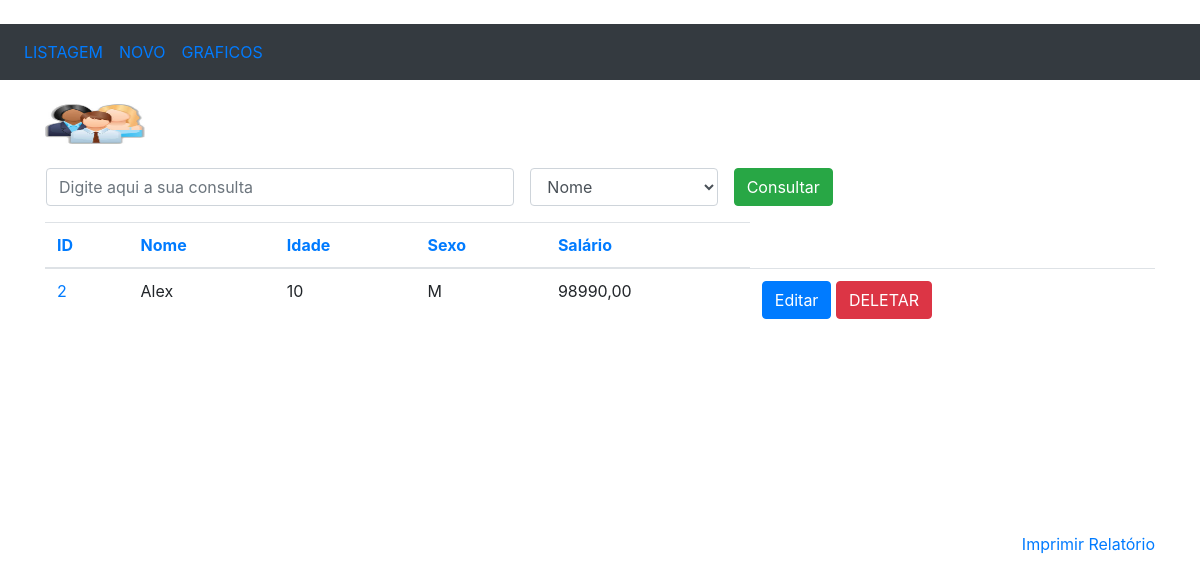
The page /selecao/2/ on the database its author committed.
### funcionarios/models.py (models this page shows, shortened)
class Pessoa(models.Model):
	nome = models.CharField(max_length=100)
	idade = models.IntegerField()
	sexo = models.CharField(max_length=1)
	salario = models.DecimalField(max_digits=7, decimal_places=2)

### funcionarios/views.py (the view)
# urls.py: path('selecao/<int:id>/', selecao),
def selecao(request, id=0):
	pessoa = Pessoa.objects.get(id=id)
	return render(request, 'listagem.html', {'pessoas': [pessoa]})

### funcionarios/templates/listagem.html (shortened to what this page needs)
﻿<!DOCTYPE html>
<html>
<head>
	<link rel="stylesheet" href="https://maxcdn.bootstrapcdn.com/bootstrap/4.3.1/css/bootstrap.min.css">
</head>
<body>
	<nav class="navbar navbar-expand-sm bg-dark">
		<ul class="navbar-nav">
			<li class="nav-item">
				<a class="nav-link" href="/listagem">LISTAGEM</a>
			</li>
			<li class="nav-item">
				<a class="nav-link" href="/insercao">NOVO</a>
			</li>
			<li class="nav-item">
				<a class="nav-link" href="/graficos">GRAFICOS</a>
			</li>
		</ul>
	</nav>
	<br>
	<div class="container">
		{% load static %}
		<img src="{% static 'img/logo.jpg' %}" style="width: 100px; height: 40px;">
		<br><br>
		<form action="/consulta/" method="POST" name="frm_consulta" class="ml-3">
			<div class="form-group">
				<div class="row">
					<input type="text" class="form-control col-md-5 mr-3" name="consulta"
					placeholder="Digite aqui a sua consulta">
					<select class="form-control col-md-2 mr-3" name="campo">
						<option value="nome">Nome</option>
					</select>
					<button type="submit" class="btn btn-success">Consultar</button>
				</div>
			</div>
		</form>
		<div style="overflow: scroll; height: 310px; width: 100%" align="center">
			<table class="table">
				<thead>
					<tr>
						<th><a href="ordenacao/id">ID</a></th>
						<th><a href="ordenacao/nome">Nome</a></th>
						<th><a href="ordenacao/idade">Idade</a></th>
						<th><a href="ordenacao/sexo">Sexo</a></th>
						<th><a href="ordenacao/salario">Salário</a></th>
					</tr>
				</thead>
				<tbody>
					{% for pessoa in pessoas %}
						<tr>
							<td nowrap="true">
								<a href="/selecao/{{pessoa.id}}">{{pessoa.id}}</a>
							</td>
							<td nowrap="true">{{pessoa.nome}}</td>
							<td nowrap="true">{{pessoa.idade}}</td>
							<td nowrap="true">{{pessoa.sexo}}</td>
							<td nowrap="true">
								{{pessoa.salario|floatformat:2}}
							</td>
							<td>
								<a href="/edicao/{{pessoa.id}}"
								class="btn btn-primary" role="button">
									Editar
								</a>
								<a href="/delecao/{{pessoa.id}}"
								class="btn btn-danger" role="button">
									DELETAR
								</a>
							</td>
						</tr>
					{% endfor %}
				</tbody>
			</table>
		</div>
		<a href="#" style="float: right;" onclick="relatorio()">Imprimir Relatório</a>
	</div>
</body>
</html>

### rows shown on the page
Pessoa: id "2", nome "Alex", idade "10", sexo "M", salario "98990,00"
